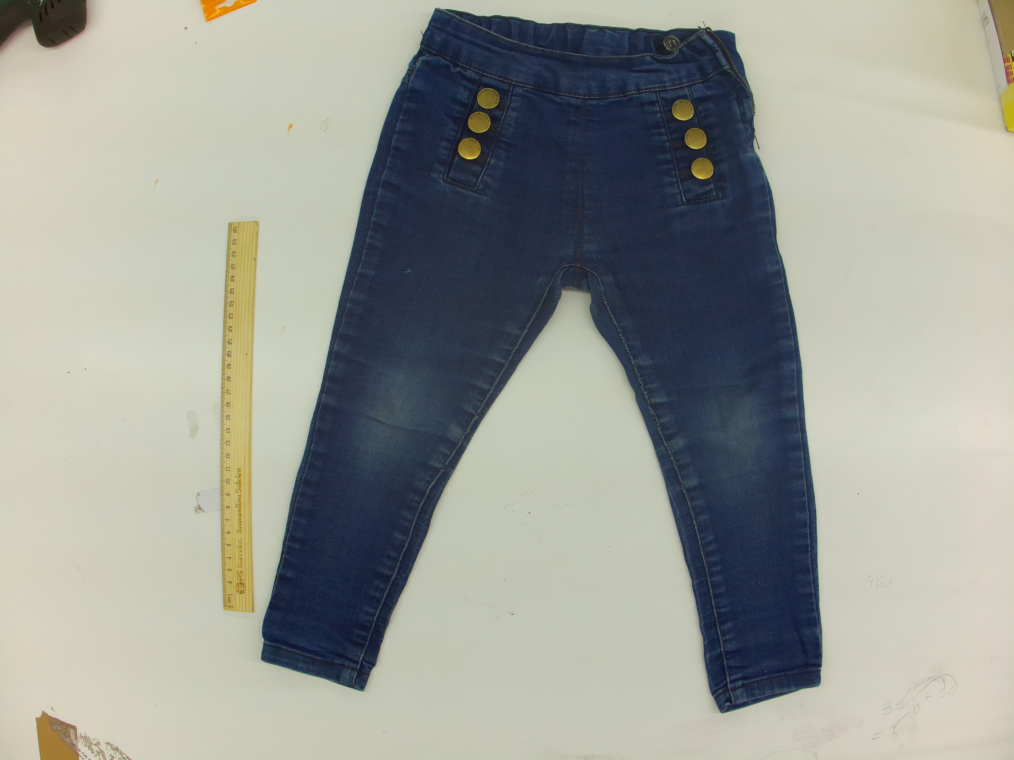
#> input picture test_images_mesurements/semburaco.jpg, 4056 x 3040 px, found by its file name (shown at 1/4 size)
$ python hole_detector_refined.py
#> lines starting #> are read from the running program, lines starting #| are printed output that depends on the picture; after the words box and inside, x2 and y2 are one past the last pixel; in counts of white or black regions, pixels touching at a corner belong together; pictures that were not available may be replaced by others from this repository, and a replacement may not be noted
#!/usr/bin/env python3
"""
Refined Hole Detection by Image Comparison
Improved version with better alignment and detection
"""

import cv2
import numpy as np
from pathlib import Path
import json
from datetime import datetime

class RefinedHoleDetector:
    def __init__(self):
        self.debug = True

    def preprocess_image(self, img):
        """Preprocess image for better comparison"""
        # Apply bilateral filter to reduce noise while keeping edges
        filtered = cv2.bilateralFilter(img, 9, 75, 75)
        return filtered

    def find_garment_region(self, img):
        """Find the main garment region to focus detection"""
        # Convert to grayscale
        gray = cv2.cvtColor(img, cv2.COLOR_BGR2GRAY)

        # Apply threshold to separate garment from background
        _, binary = cv2.threshold(gray, 240, 255, cv2.THRESH_BINARY_INV)

        # Find largest contour (the garment)
        contours, _ = cv2.findContours(binary, cv2.RETR_EXTERNAL, cv2.CHAIN_APPROX_SIMPLE)
        if contours:
            largest = max(contours, key=cv2.contourArea)
            x, y, w, h = cv2.boundingRect(largest)
            return (x, y, w, h)
        return None

    def align_images_sift(self, img1, img2):
        """Better alignment using SIFT features"""
        gray1 = cv2.cvtColor(img1, cv2.COLOR_BGR2GRAY)
        gray2 = cv2.cvtColor(img2, cv2.COLOR_BGR2GRAY)

        # Use SIFT for better feature detection
        sift = cv2.SIFT_create()
        kp1, des1 = sift.detectAndCompute(gray1, None)
        kp2, des2 = sift.detectAndCompute(gray2, None)

        # FLANN matcher for better matching
        FLANN_INDEX_KDTREE = 1
        index_params = dict(algorithm=FLANN_INDEX_KDTREE, trees=5)
        search_params = dict(checks=50)
        flann = cv2.FlannBasedMatcher(index_params, search_params)

        if des1 is not None and des2 is not None and len(des1) > 10 and len(des2) > 10:
            matches = flann.knnMatch(des1, des2, k=2)

            # Store good matches using Lowe's ratio test
            good = []
            for match_pair in matches:
                if len(match_pair) == 2:
                    m, n = match_pair
                    if m.distance < 0.7 * n.distance:
                        good.append(m)

            if len(good) > 10:
                src_pts = np.float32([kp1[m.queryIdx].pt for m in good]).reshape(-1, 1, 2)
                dst_pts = np.float32([kp2[m.trainIdx].pt for m in good]).reshape(-1, 1, 2)

                M, mask = cv2.findHomography(src_pts, dst_pts, cv2.RANSAC, 5.0)
                h, w = img2.shape[:2]
                aligned = cv2.warpPerspective(img1, M, (w, h))
                return aligned

        return img1

    def detect_hole_refined(self, reference_path, defective_path, output_path=None):
        """
        Refined hole detection with better precision

        Args:
            reference_path: Path to image without defects
            defective_path: Path to image with defects
            output_path: Optional path to save visualization
        """
        print(f"\n{'='*60}")
        print("REFINED HOLE DETECTION")
        print(f"{'='*60}")

        # Load images
        print(f"\n📷 Loading images...")
        reference = cv2.imread(str(reference_path))
        defective = cv2.imread(str(defective_path))

        if reference is None or defective is None:
            print("❌ Error: Could not load images")
            return None

        # Preprocess images
        print("\n🔧 Preprocessing images...")
        reference = self.preprocess_image(reference)
        defective = self.preprocess_image(defective)

        # Resize to manageable size for processing
        max_dimension = 2000
        h, w = reference.shape[:2]
        if max(h, w) > max_dimension:
            scale = max_dimension / max(h, w)
            new_w = int(w * scale)
            new_h = int(h * scale)
            reference = cv2.resize(reference, (new_w, new_h))
            defective = cv2.resize(defective, (new_w, new_h))
            print(f"  Resized to {new_w}x{new_h} for processing")

        # Find garment region
        print("\n👕 Finding garment region...")
        garment_roi = self.find_garment_region(defective)
        if garment_roi:
            x, y, w, h = garment_roi
            print(f"  Garment ROI: ({x},{y}) {w}x{h}")

        # Align images
        print("\n🎯 Aligning images with SIFT...")
        aligned_ref = self.align_images_sift(reference, defective)

        # Compute difference using multiple methods
        print("\n🔍 Computing differences...")

        # Method 1: Direct difference
        diff_bgr = cv2.absdiff(aligned_ref, defective)

        # Method 2: Grayscale difference
        gray_ref = cv2.cvtColor(aligned_ref, cv2.COLOR_BGR2GRAY)
        gray_def = cv2.cvtColor(defective, cv2.COLOR_BGR2GRAY)
        diff_gray = cv2.absdiff(gray_ref, gray_def)

        # Method 3: HSV difference (good for color changes)
        hsv_ref = cv2.cvtColor(aligned_ref, cv2.COLOR_BGR2HSV)
        hsv_def = cv2.cvtColor(defective, cv2.COLOR_BGR2HSV)
        diff_hsv = cv2.absdiff(hsv_ref, hsv_def)
        diff_hsv_gray = cv2.cvtColor(diff_hsv, cv2.COLOR_HSV2BGR)
        diff_hsv_gray = cv2.cvtColor(diff_hsv_gray, cv2.COLOR_BGR2GRAY)

        # Combine differences with weights
        combined_diff = cv2.addWeighted(diff_gray, 0.5, diff_hsv_gray, 0.5, 0)

        # Apply denoising
        combined_diff = cv2.fastNlMeansDenoising(combined_diff, None, 10, 7, 21)

        # Apply multiple threshold levels
        print("\n🎨 Applying multi-level thresholding...")

        # Adaptive threshold
        thresh_adaptive = cv2.adaptiveThreshold(combined_diff, 255,
                                               cv2.ADAPTIVE_THRESH_GAUSSIAN_C,
                                               cv2.THRESH_BINARY, 11, 2)

        # Fixed threshold with Otsu
        _, thresh_otsu = cv2.threshold(combined_diff, 0, 255,
                                       cv2.THRESH_BINARY + cv2.THRESH_OTSU)

        # Combine thresholds
        combined_thresh = cv2.bitwise_or(thresh_adaptive, thresh_otsu)

        # Morphological operations
        kernel_small = np.ones((3,3), np.uint8)
        kernel_medium = np.ones((5,5), np.uint8)

        # Remove small noise
        cleaned = cv2.morphologyEx(combined_thresh, cv2.MORPH_OPEN, kernel_small)
        # Fill small gaps
        cleaned = cv2.morphologyEx(cleaned, cv2.MORPH_CLOSE, kernel_medium)

        # If we have ROI, mask outside areas
        if garment_roi:
            mask = np.zeros_like(cleaned)
            x, y, w, h = garment_roi
            mask[y:y+h, x:x+w] = 255
            cleaned = cv2.bitwise_and(cleaned, mask)

        # Find contours
        contours, _ = cv2.findContours(cleaned, cv2.RETR_EXTERNAL, cv2.CHAIN_APPROX_SIMPLE)

        # Analyze contours
        min_area = 100  # Minimum area for a defect
        max_area = (cleaned.shape[0] * cleaned.shape[1]) * 0.1  # Max 10% of image
        holes = []

        print(f"\n📊 Analyzing {len(contours)} potential defects...")

        for contour in contours:
            area = cv2.contourArea(contour)

            # Filter by area
            if min_area < area < max_area:
                # Get properties
                x, y, w, h = cv2.boundingRect(contour)
                perimeter = cv2.arcLength(contour, True)

                # Calculate shape features
                if perimeter > 0:
                    circularity = 4 * np.pi * area / (perimeter ** 2)
                    aspect_ratio = float(w) / h if h > 0 else 0
                else:
                    circularity = 0
                    aspect_ratio = 0

                # Get intensity in difference image
                mask = np.zeros(combined_diff.shape, np.uint8)
                cv2.drawContours(mask, [contour], -1, 255, -1)
                mean_intensity = cv2.mean(combined_diff, mask=mask)[0]

                # Calculate confidence based on multiple factors
                size_score = min(1.0, area / 5000)
                intensity_score = min(1.0, mean_intensity / 100)
                shape_score = circularity  # Holes tend to be circular

                confidence = (size_score * 0.3 + intensity_score * 0.5 + shape_score * 0.2)

                # Get centroid
                M = cv2.moments(contour)
                if M["m00"] != 0:
                    cx = int(M["m10"] / M["m00"])
                    cy = int(M["m01"] / M["m00"])
                else:
                    cx, cy = x + w//2, y + h//2

                hole = {
                    'bbox': [x, y, w, h],
                    'center': [cx, cy],
                    'area': float(area),
                    'perimeter': float(perimeter),
                    'circularity': float(circularity),
                    'aspect_ratio': float(aspect_ratio),
                    'mean_intensity': float(mean_intensity),
                    'confidence': float(confidence)
                }
                holes.append(hole)

        # Sort by confidence
        holes.sort(key=lambda x: x['confidence'], reverse=True)

        # Filter low confidence
        holes = [h for h in holes if h['confidence'] > 0.2]

        print(f"\n✅ Found {len(holes)} probable holes/defects:")
        for i, hole in enumerate(holes[:5], 1):
            print(f"  {i}. Location: ({hole['center'][0]}, {hole['center'][1]})")
            print(f"     Size: {hole['bbox'][2]}x{hole['bbox'][3]} px")
            print(f"     Area: {hole['area']:.0f} px²")
            print(f"     Circularity: {hole['circularity']:.2f}")
            print(f"     Confidence: {hole['confidence']:.1%}")

        # Create visualization
        result_img = defective.copy()
        overlay = defective.copy()

        for i, hole in enumerate(holes):
            x, y, w, h = hole['bbox']
            cx, cy = hole['center']
            confidence = hole['confidence']

            # Color based on confidence
            if confidence > 0.7:
                color = (0, 0, 255)  # Red
            elif confidence > 0.4:
                color = (0, 165, 255)  # Orange
            else:
                color = (0, 255, 255)  # Yellow

            # Draw bounding box
            cv2.rectangle(overlay, (x, y), (x+w, y+h), color, 2)

            # Draw center cross
            cv2.line(overlay, (cx-10, cy), (cx+10, cy), color, 2)
            cv2.line(overlay, (cx, cy-10), (cx, cy+10), color, 2)

            # Add label
            label = f"Hole #{i+1} ({confidence:.0%})"
            label_size = cv2.getTextSize(label, cv2.FONT_HERSHEY_SIMPLEX, 0.5, 2)[0]
            cv2.rectangle(overlay, (x, y-label_size[1]-10),
                         (x+label_size[0]+10, y), color, -1)
            cv2.putText(overlay, label, (x+5, y-5),
                       cv2.FONT_HERSHEY_SIMPLEX, 0.5, (255, 255, 255), 2)

        # Blend overlay
        cv2.addWeighted(overlay, 0.7, result_img, 0.3, 0, result_img)

        # Save visualization
        if output_path:
            # Create comparison image
            h, w = defective.shape[:2]
            comparison = np.zeros((h*2, w*2, 3), dtype=np.uint8)

            # Top-left: Reference
            comparison[:h, :w] = cv2.resize(aligned_ref, (w, h))
            # Top-right: Defective
            comparison[:h, w:] = defective
            # Bottom-left: Difference visualization
            diff_viz = cv2.cvtColor(combined_diff, cv2.COLOR_GRAY2BGR)
            diff_viz = cv2.applyColorMap(diff_viz, cv2.COLORMAP_JET)
            comparison[h:, :w] = diff_viz
            # Bottom-right: Result
            comparison[h:, w:] = result_img

            # Add labels
            font = cv2.FONT_HERSHEY_SIMPLEX
            cv2.putText(comparison, "Reference", (10, 30), font, 1, (0, 255, 0), 2)
            cv2.putText(comparison, "Defective", (w+10, 30), font, 1, (0, 0, 255), 2)
            cv2.putText(comparison, "Difference Map", (10, h+30), font, 1, (255, 255, 0), 2)
            cv2.putText(comparison, f"Detected: {len(holes)} holes", (w+10, h+30), font, 1, (255, 0, 255), 2)

            cv2.imwrite(str(output_path), comparison)
            print(f"\n💾 Visualization saved to: {output_path}")

            # Save result only
            result_path = str(output_path).replace('.png', '_result.png')
            cv2.imwrite(result_path, result_img)

            # Save debug images
            if self.debug:
                debug_dir = Path(output_path).parent
                cv2.imwrite(str(debug_dir / "debug_combined_diff.png"), combined_diff)
                cv2.imwrite(str(debug_dir / "debug_threshold.png"), cleaned)

        # Return results
        return {
            'timestamp': datetime.now().isoformat(),
            'holes_detected': len(holes),
            'holes': holes,
            'processing_size': list(defective.shape[:2])
        }


def main():
    """Test the refined hole detector"""
    detector = RefinedHoleDetector()

    # Paths
    reference_path = Path("/home/celso/projects/qa_dashboard/test_images_mesurements/semburaco.jpg")
    defective_path = Path("/home/celso/projects/qa_dashboard/test_images_mesurements/buraco.jpg")
    output_path = Path("/home/celso/projects/qa_dashboard/ai_mesurement/hole_refined_result.png")

    # Run detection
    result = detector.detect_hole_refined(
        reference_path,
        defective_path,
        output_path
    )
#> in detect_hole_refined, reference is the input picture: shape (3040, 4056, 3); mean B, G, R 148.5, 156.2, 153.4
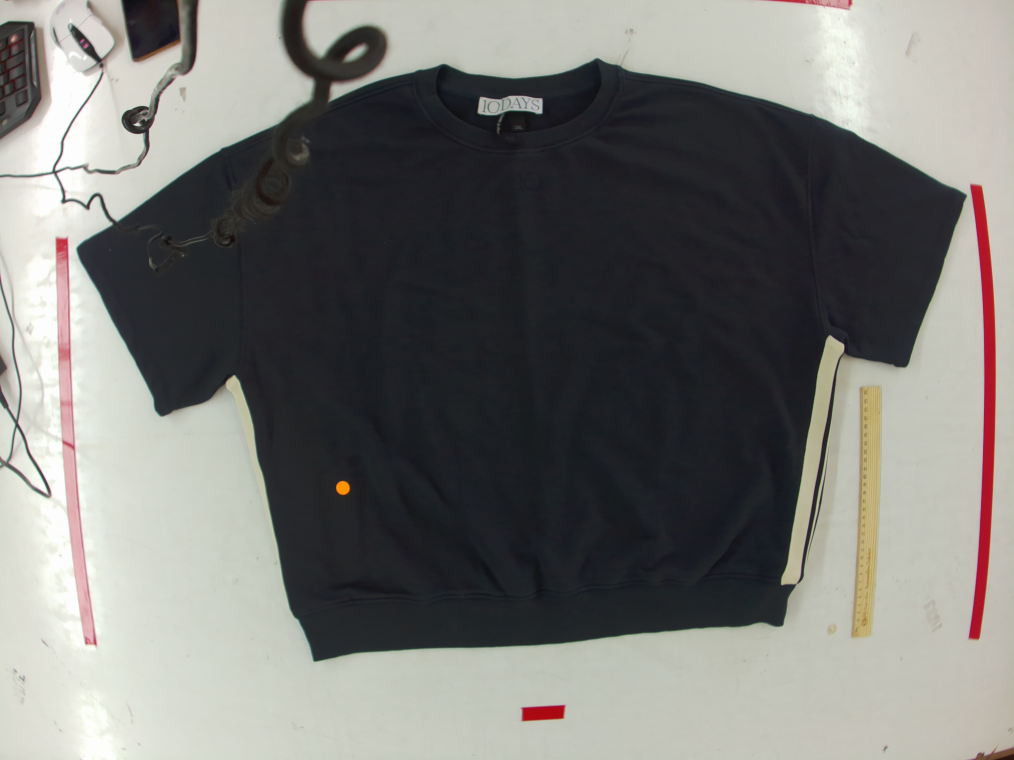
#> input picture test_images_mesurements/ant.jpg, 4056 x 3040 px, given in place of buraco.jpg, which was not available (shown at 1/4 size)
#> in detect_hole_refined, defective is the input picture: shape (3040, 4056, 3); mean B, G, R 116.6, 119.9, 120.4
#|   Resized to 2000x1499 for processing
#> in find_garment_region, `_, binary = cv2.threshold(gray, 240, 255, cv2.THRESH_BINARY_INV)`:
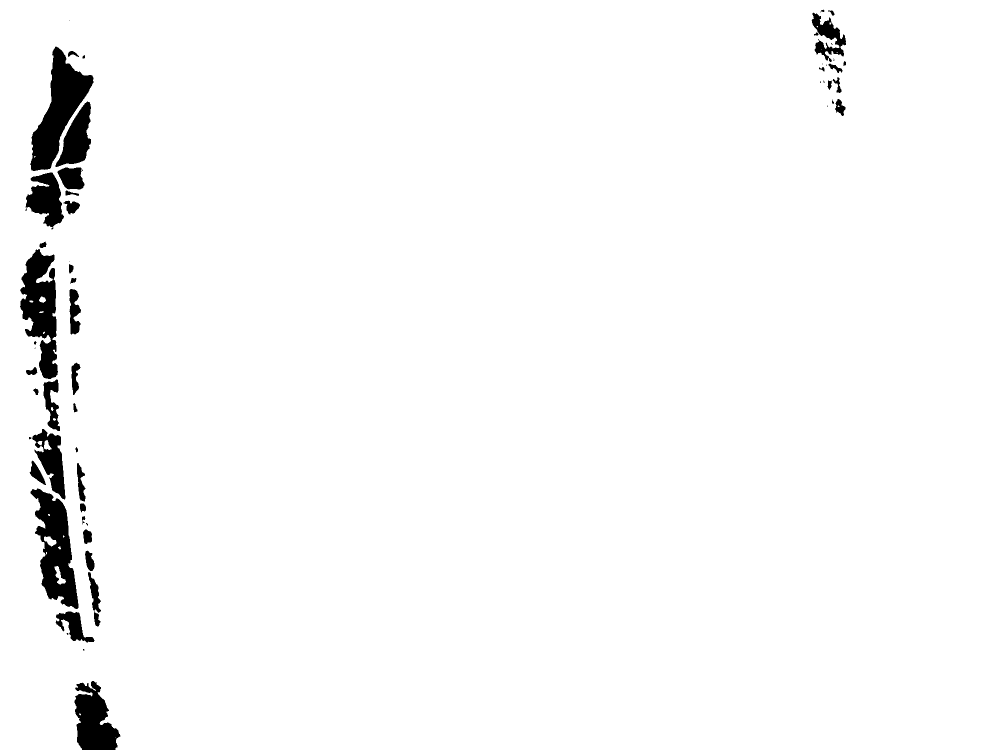
#> binary: shape (1499, 2000) (shown at 1/2 size); 97.5% white; 59 black regions (17 under 20 px)
#> in find_garment_region, `contours, _ = cv2.findContours(binary, cv2.RETR_EXTERNAL, cv2.CHAIN_AP..`: contours = 3 contours, 2 with area under 20; largest, box (x1, y1, x2, y2) and area: (0, 0, 2000, 1499) 2986244
#> in find_garment_region, `largest = max(contours, key=cv2.contourArea)`: largest = contour of 265 points, box (x1, y1, x2, y2) (0, 0, 2000, 1499), area 2986244
#> in find_garment_region, `x, y, w, h = cv2.boundingRect(largest)`: x = 0; w = 2000; h = 1499
#> in detect_hole_refined, `garment_roi = self.find_garment_region(defective)`: garment_roi = (0, 0, 2000, 1499)
#> in detect_hole_refined, `x, y, w, h = garment_roi`: x = 0; w = 2000; h = 1499
#|   Garment ROI: (0,0) 2000x1499
#> in align_images_sift, `gray1 = cv2.cvtColor(img1, cv2.COLOR_BGR2GRAY)`:
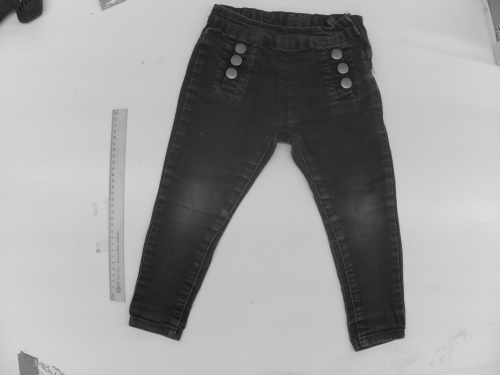
#> gray1: shape (1499, 2000) (shown at 1/4 size); min 15, max 225, mean 154.5
#> in align_images_sift, `kp1, des1 = sift.detectAndCompute(gray1, None)`: kp1 = 727 keypoints; strongest (x, y, size): (654, 1182, 202), (1498, 1213, 196.4), (1112, 852, 238.5), (1400, 128, 98.4)
#> in align_images_sift, `kp2, des2 = sift.detectAndCompute(gray2, None)`: kp2 = 477 keypoints; strongest (x, y, size): (271, 245, 6.2), (270, 238, 40.8), (126, 396, 7.5), (153, 68, 16.6)
#> in align_images_sift, `matches = flann.knnMatch(des1, des2, k=2)`: matches = 727 matches
#> after the loop in align_images_sift, `for match_pair in matches:`: good = 22 matches
#> in align_images_sift, `src_pts = np.float32([kp1[m.queryIdx].pt for m in good]).reshape(-1, 1..`: src_pts = 22 rows, first 8: [50.64, 77.26], [52, 73.63], [68.81, 1427.2], [73.44, 1419], [100.2, 1407.3], [452.4, 676.4], [458.9, 449.6], [488.5, 1238.2]
#> in align_images_sift, `dst_pts = np.float32([kp2[m.trainIdx].pt for m in good]).reshape(-1, 1..`: dst_pts = 22 rows, first 8: [1665, 747.1], [1665, 747.1], [739.6, 1328.5], [705.1, 1147.1], [1496.7, 1244.8], [1707.3, 825.7], [1698.5, 767.5], [1777.8, 728.7]
#> in align_images_sift, `M, mask = cv2.findHomography(src_pts, dst_pts, cv2.RANSAC, 5.0)`: M = [[0.936, 2.92, 1975.8], [5.45, 2.9, 508.3], [0.00392, 0.00194, 1]]; mask = 22 values, max 1 at index 0, min 0 at index 2, mean 0.318
#> in align_images_sift, `aligned = cv2.warpPerspective(img1, M, (w, h))`:
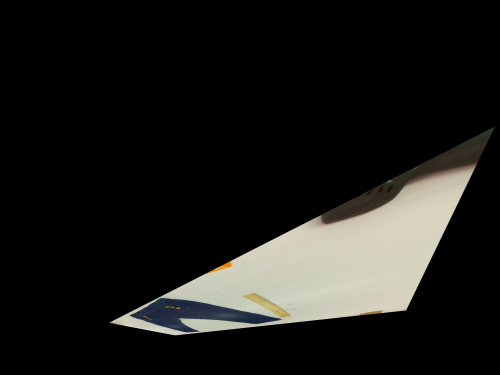
#> aligned: shape (1499, 2000, 3) (shown at 1/4 size); mean B, G, R 24.5, 26.9, 27.3
#> in detect_hole_refined, `contours, _ = cv2.findContours(cleaned, cv2.RETR_EXTERNAL, cv2.CHAIN_A..`: contours = 1 contour; box (x1, y1, x2, y2) and area: (0, 0, 2000, 1499) 2990596
#> (printed output is left out)
#> the loop in detect_hole_refined, `for contour in contours:` made 1 pass
#> area on pass 1: 2990596
#> after the loop in detect_hole_refined, `for contour in contours:`: holes = []
#| ✅ Found 0 probable holes/defects:
#> in detect_hole_refined, `diff_viz = cv2.applyColorMap(diff_viz, cv2.COLORMAP_JET)`:
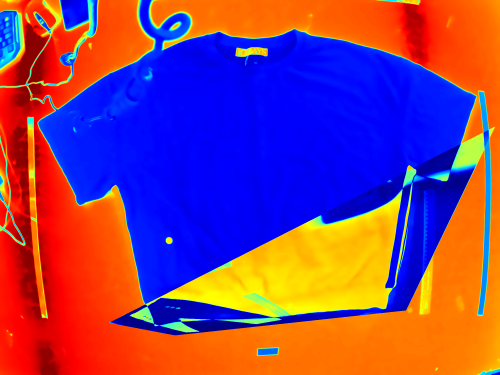
#> diff_viz: shape (1499, 2000, 3) (shown at 1/4 size); mean B, G, R 112.9, 63.9, 133.3
#> in detect_hole_refined, `comparison[h:, w:] = result_img`:
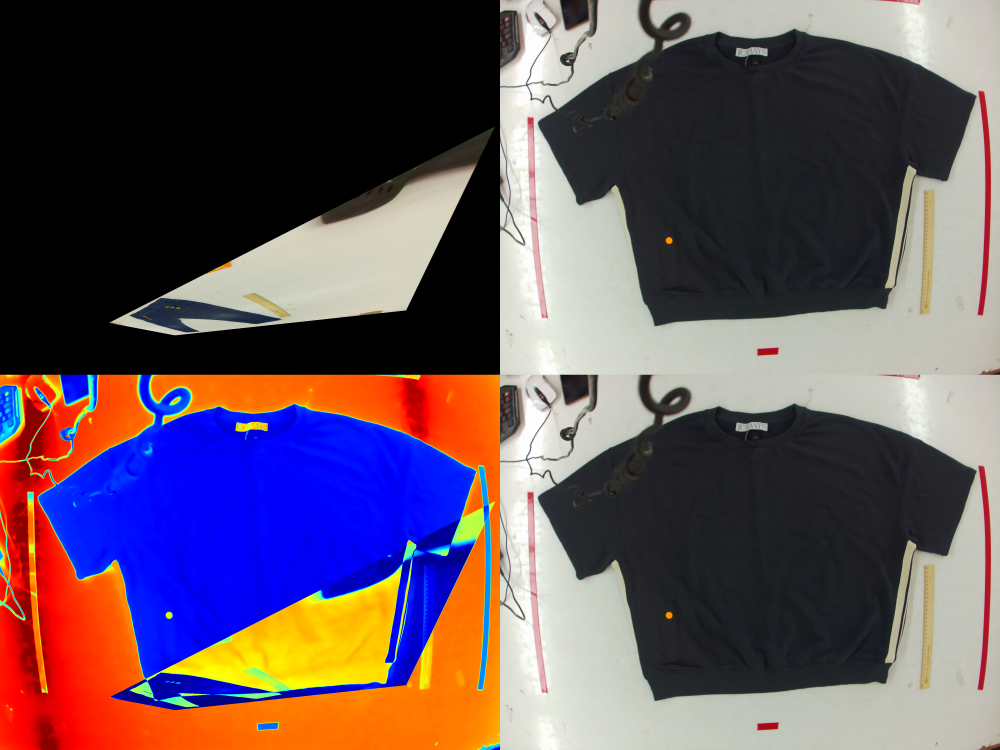
#> comparison: shape (2998, 4000, 3) (shown at 1/4 size); mean B, G, R 92.7, 82.7, 100.3
#> in detect_hole_refined, `font = cv2.FONT_HERSHEY_SIMPLEX`: font = 0
#> result = {'timestamp': '2026-11-20T14:17:56.626714', 'holes_detected': 0, 'holes': [], 'processing_size': [1499, 2000]}

    if result:
        # Save report
        report_path = output_path.with_suffix('.json')
        with open(report_path, 'w') as f:
            json.dump(result, f, indent=2)

        print(f"\n{'='*60}")
        print("DETECTION COMPLETE!")
        print(f"{'='*60}")

        if result['holes']:
            print(f"\n🎯 Main defect found at:")
            main = result['holes'][0]
            print(f"   Position: ({main['center'][0]}, {main['center'][1]}) pixels")
            print(f"   Bounding box: {main['bbox'][2]}x{main['bbox'][3]} pixels")
            print(f"   Confidence: {main['confidence']:.1%}")


if __name__ == "__main__":
    main()
